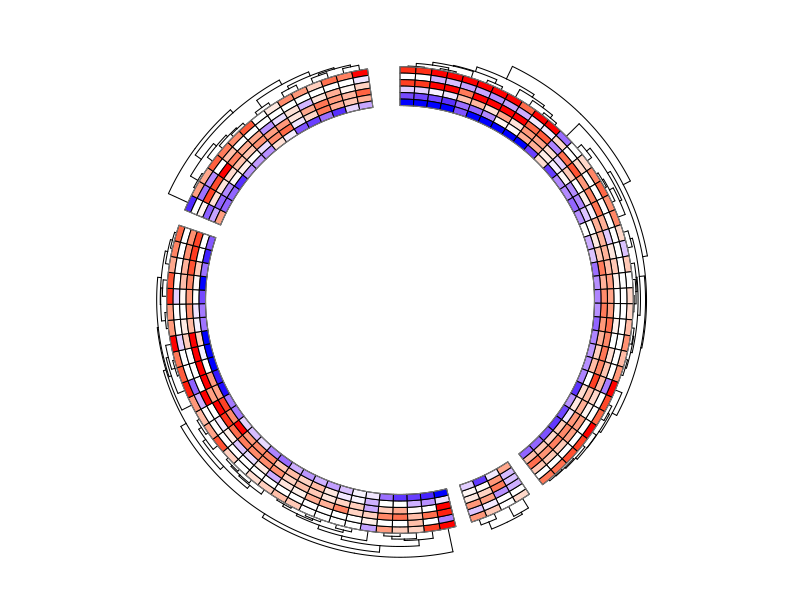

This chart was generated by the following R code: (Note: this script raises an error after producing the figure.)
library(circlize)
library(ComplexHeatmap)

filter_pathways <- function(canon_df, zscore_df, threshold_significance = 100, threshold_directionality = 0.5) {
  # Calculate row sums of canon_df to rank pathways
  pathway_ranks <- rowSums(canon_df)
  
  # Select top pathways based on threshold_significance
  top_pathways <- names(head(sort(pathway_ranks, decreasing = TRUE), threshold_significance))
  
  # Find pathways with directionality higher than absolute value of threshold_directionality in zscore_df
  directionality_condition <- apply(abs(zscore_df[top_pathways,]) > threshold_directionality, 1, any, na.rm = TRUE)
  
  # Combine the two conditions to get the final set of pathways
  selected_pathways <- top_pathways[directionality_condition]
  
  return(selected_pathways)
}



## Read files canon and zscore from DESEQ analysis one vs Rest
canon <- read.csv("04d1.Cano.Pclustered.6comps.csv", row.names = 1, header = TRUE, sep = ",")
zscore <- read.csv("04d2.Cano.Zclustered.6comps.csv", row.names = 1, header = TRUE, sep = ",")
# Filter both canon and zscore by common pathways in both
common_pathways <- intersect(rownames(canon), rownames(zscore))
canon <- canon[common_pathways, , drop = FALSE]
zscore <- zscore[common_pathways, , drop = FALSE]
# Read File with pathways categories
szscore <- read.csv("IPA_zscore_all_split_A_D.csv", row.names = 1, header = TRUE, sep = ",")
# Filter both canon and zscore with categories from A to D
relevant_pathways <- intersect(rownames(szscore), rownames(zscore))
canon1 <- canon[relevant_pathways, , drop = FALSE]
zscore1 <- zscore[relevant_pathways, , drop = FALSE]
#Check dimensions
dim(canon)
dim(zscore)
dim(canon1)
dim(zscore1)
rownames(canon1)==rownames(zscore1)
# Filter pathways
selected_pathways <- filter_pathways(canon1, zscore1, threshold_significance = 90, threshold_directionality = 0.5)
length(selected_pathways)

canon2 <- canon[selected_pathways,]
zscore2 <- zscore[selected_pathways,]
szscore2 <- szscore[selected_pathways,]
table(szscore2$Group)
zscore2

# Ensure splitz2$Group is a factor
szscore2$Group <- factor(szscore2$Group)
# Assign custom colors to factor levels
vec_col <- szscore2$Group
vec_col
table(vec_col)
col_fun = colorRamp2(c(-4, 0, 4), c("blue", "white", "red"))
col_mechanisms <- list("A" = "A: Fibrosis",
                       "B" = "B: Lipid Metabolism",
                       "C" = "C: Inflammation",
                       "D" = "D: Glucose metabolism")

# Define colors for each sector
sector_colors <- c("black", "deepskyblue3", "darkblue", "darkorange3")
# Repeat each color for the number of rows in each sector
names(sector_colors) <- unique(vec_col)  # Assign colors to unique classes
# Assign colors to row names based on vec_col
sector_row_colors <- sector_colors[vec_col]
# Change column names
colnames <- c("Sub 1", "Sub 2", "Sub 3", "Sub 4", "Sub 5", "Sub 6")
colnames(zscore2) <- colnames
# Larger font size pathways
selected_pathways <- c("Collagen biosynthesis and modifying enzymes",
                       "IL-6 Signaling",
                       "IL-17 Signaling",
                       "NAFLD Signaling Pathway",
                       "Platelet homeostasis",
                       "Insulin Secretion Signaling Pathway",
                       "AMPK Signaling")

# Define row names cex vector
rownames_cex <- ifelse(rownames(zscore2) %in% selected_pathways, 0.8, 0.53)


## Clear
circos.clear()
graphics.off()

pdf("Ingenuity Pathway Analysis on 6 patient Subgroupsv7.pdf", height = 9, width = 12)

# Define parameters
start_degree <- 90
gap_degree <- c(4, 4, 4, 8)
track_margin <- c(0, 0)
legend_title_directionality <- "Directionality"
legend_title_mechanisms <- "Mechanisms"

# Circular Heatmap
circos.par(
  start.degree = start_degree,
  gap.degree = gap_degree,
  track.margin = track_margin
)

# Legend
legend_directionality <- Legend(
  title = legend_title_directionality,
  col_fun = col_fun,
  grid_height = unit(4, "mm"),
  grid_width = unit(4, "mm")
)
legend_mechanisms <- Legend(
  title = legend_title_mechanisms,
  col_mechanisms,
  grid_height = unit(8, "mm"),
  grid_width = unit(8, "mm")
)

# Set row names
rownames(zscore2) <- factor(rownames(zscore2))

# Circular Heatmap
circos_ht <- circos.heatmap(
  zscore2,
  split = vec_col,
  col = col_fun,
  cluster = TRUE,
  rownames.side = "inside",
  cell.border = "black",
  bg.lwd = 1,
  bg.lty = 1,
  cell.lwd = 1,
  track.height = 0.15,
  show.sector.labels = TRUE,
  dend.side = "outside",
  dend.track.height = 0.1,
  rownames.cex = rownames_cex,
  cell.lty = 1,
  bg.border = "gray50",
  rownames.col = sector_row_colors,
  rownames.font = par("font")
)

# Adding a new track for column labels
circos.track(
  track.index = get.current.track.index() + 1 ,
  panel.fun = function(x, y) {
    if (CELL_META$sector.numeric.index == 4) { # the last sector
      column_names <- colnames(zscore2)
      num_columns <- length(column_names)
      ## Set the order correctly of the columns (Patient Subgroups)
      column_names <- rev(column_names)
      
      circos.text(
        rep(CELL_META$cell.xlim[2], num_columns) + convert_x(1, "mm"),
        1:num_columns - 0.5,
        column_names,
        cex = 0.7,
        adj = c(0, 0.8),
        facing = "inside"
      )
    }
  },
  bg.border = NA
)

# Draw legends
draw(legend_directionality, x = unit(0.80, "npc"), y = unit(0.95, "npc"), just = c("right", "top"))
draw(legend_mechanisms, x = unit(0.20, "npc"), y = unit(0.80, "npc"), just = c("right", "top"))

# Add title
title("Ingenuity Pathway Analysis on DEGs from 6 Patient Subgroups")

dev.off()
